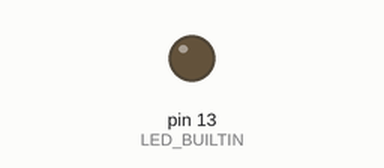
Recording of a sketch running on a simulated Arduino Uno, built with avr-gcc and run on an emulated ATmega328P. Shown: output pins drawn as LEDs (lit = HIGH). What the sketch prints to the serial monitor is not drawn.

Above: at 3.05 s.
Timing chart, 0 to 6.0 s (numbered marks = the images above):
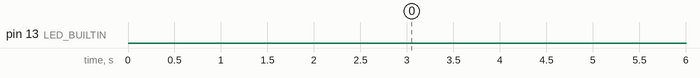

The sketch:

arduino_13_positionMode_2.ino
```cpp
/**************** MKS SERVOxxD Close Loop Step Motor ***************
******************** arduino Example 13 ********************
**	Example Name：Position Mode 2_run in relative coordinates
**  Example Purpose：Control the motor through the serial port to run in relative coordinates
**  Example Phenomenon：After the program runs, it can be observed that
** 1. The motor runs to the specified position (10 circles) according to the set relative coordinates (realAxis), and stops for 2000ms
** 2. The relative coordinate (realAxis) is reversed, the motor runs to the starting position, and stops for 2000ms
** 3. Non-stop cycle operation
** 4. If the operation fails, the LED light will flash quickly
**  Precautions：
** 1. The serial port and the USB download port share the serial port (0,1). When uploading the program via USB, unplug the serial cable first to avoid program upload failure
** 2. Set the motor working mode to SR_vFOC
** 3. If the program upload fails, you can try: press and hold the RESET button of UNO, and then click upload, and when the arduino displays "uploading", quickly release the button
**********************************************************/

uint8_t txBuffer[20];      //Send data array
uint8_t rxBuffer[20];      //Receive data array
uint8_t rxCnt=0;          //Receive data count

int32_t realAxis = 163840;           //Relative coordinates (10 circles)

uint8_t getCheckSum(uint8_t *buffer,uint8_t len);
void positionMode2Run(uint8_t slaveAddr,uint16_t speed,uint8_t acc,int32_t realAxis);
uint8_t waitingForACK(uint32_t delayTime);

void setup() {
  // Set the LED light port as output
  pinMode(LED_BUILTIN, OUTPUT);
  // Start the serial port, set the rate to 38400
  Serial.begin(38400);
  while (!Serial) {
    ; // wait for serial port to connect. Needed for native USB port only
  }
  delay(3000);
}

void loop() {

  uint8_t ackStatus;

  positionMode2Run(1,100,200,realAxis); //Slave address=1, speed=100RPM, acceleration=200, relative coordinates=1638400 (10 circles)

  ackStatus = waitingForACK(3000);      //Wait for the position control to start answering
  if(ackStatus == 1)                    //Position control starts
  {
    ackStatus = waitingForACK(0);     //Wait for the position control to complete the response
    if(ackStatus == 2)                //Receipt of position control complete response
    {
      realAxis = -realAxis;           // The coordinates are reversed, that is, the operation returns to the coordinates of the original starting point
    }
    else                        //Location complete reply not received
    {
      while(1)                //The flashing light indicates failure
      {
        digitalWrite(LED_BUILTIN, HIGH);     delay(500);
        digitalWrite(LED_BUILTIN, LOW);      delay(500);
      }
    }
  }
  else                      //Position control failed
  {
    while(1)                //The flashing light indicates failure
    {
      digitalWrite(LED_BUILTIN, HIGH);     delay(200);
      digitalWrite(LED_BUILTIN, LOW);      delay(200);
    }
  }

  delay(2000);    //Delay 2000 milliseconds
}

/*
Function: Serial port sends position mode 2 running command
Input: slaveAddr slave address
       speed running speed
       acc acceleration
       relAxis relative coordinates
*/
void positionMode2Run(uint8_t slaveAddr,uint16_t speed,uint8_t acc,int32_t relAxis)
{
  int i;
  uint16_t checkSum = 0;

  txBuffer[0] = 0xFA;       //frame header
  txBuffer[1] = slaveAddr;  //slave address
  txBuffer[2] = 0xF4;       //function code
  txBuffer[3] = (speed>>8)&0x00FF; //8 bit higher speed
  txBuffer[4] = speed&0x00FF;     //8 bits lower
  txBuffer[5] = acc;            //acceleration
  txBuffer[6] = (relAxis >> 24)&0xFF;  //relative coordinates bit31 - bit24
  txBuffer[7] = (relAxis >> 16)&0xFF;  //relative coordinates bit23 - bit16
  txBuffer[8] = (relAxis >> 8)&0xFF;   //relative coordinates bit15 - bit8
  txBuffer[9] = (relAxis >> 0)&0xFF;   //relative coordinates bit7 - bit0
  txBuffer[10] = getCheckSum(txBuffer,10);  //Calculate checksum

  Serial.write(txBuffer,11);
}

/*
Function: Calculate the checksum of a set of data
Input: buffer data to be verified
        size The number of data to be verified
output: checksum
*/
uint8_t getCheckSum(uint8_t *buffer,uint8_t size)
{
  uint8_t i;
  uint16_t sum=0;
  for(i=0;i<size;i++)
    {
      sum += buffer[i];  //Calculate accumulated value
    }
  return(sum&0xFF);     //return checksum
}

/*
Function: Wait for the response from the lower computer, set the timeout time to 3000ms
enter:
   delayTime waiting time (ms),
   delayTime = 0 , wait indefinitely
output:
   Position mode 2 control start 1
   Position mode 2 control completed 2
   Position mode 2 control failure 0
   timeout no reply 0
*/
uint8_t waitingForACK(uint32_t delayTime)
{
  uint8_t retVal;       //return value
  unsigned long sTime;  //timing start time
  unsigned long time;  //current moment
  uint8_t rxByte;

  sTime = millis();    //get the current moment
  rxCnt = 0;           //Receive count value set to 0
  while(1)
  {
    if (Serial.available() > 0)     //The serial port receives data
    {
      rxByte = Serial.read();       //read 1 byte data
      if(rxCnt != 0)
      {
        rxBuffer[rxCnt++] = rxByte; //Storing data
      }
      else if(rxByte == 0xFB)       //Determine whether the frame header
      {
        rxBuffer[rxCnt++] = rxByte;   //store frame header
      }
    }

    if(rxCnt == 5)    //Receive complete
    {
      if(rxBuffer[4] == getCheckSum(rxBuffer,4))
      {
        retVal = rxBuffer[3];   //checksum correct
        break;                  //Exit while(1)
      }
      else
      {
        rxCnt = 0;  //Verification error, re-receive the response
      }
    }

    time = millis();
    if((delayTime != 0) && ((time - sTime) > delayTime))   //Judging whether to time out
    {
      retVal = 0;
      break;                    //timeout, exit while(1)
    }
  }
  return(retVal);
}
```

Measured:
- by itself, pin 13 (LED_BUILTIN): LOW → HIGH at 6.0 s, → LOW 0.20 s later, → HIGH 0.20 s later, → LOW 0.20 s later, … (620 changes in this stretch)
